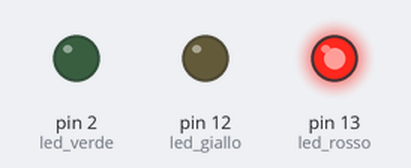
Bench run of a sketch on a simulated Arduino Uno, built with avr-gcc and run on an emulated ATmega328P. Parts: output pins drawn as LEDs (lit = HIGH).

Above: at 0.5 s.
At 2.5 s:
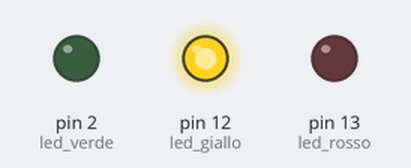
At 4.5 s:
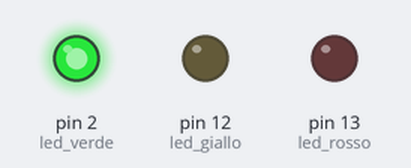
At 5.5 s:
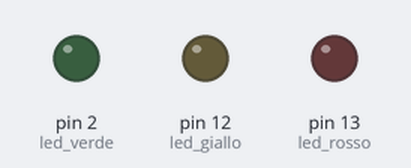
Timing chart, 0 to 7.8 s (numbered marks = the images above):
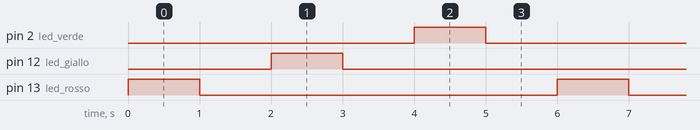

Measured:
- by itself, pin 2 (led_verde), pin 12 (led_giallo), pin 13 (led_rosso): alternates HIGH for 1.0 s and LOW for 5.0 s
- by itself, everything shown: repeats every 6.0 s, in 6 steps

The sketch:

circuito_semaforo.ino
```cpp
int led_rosso = 13;
int led_giallo = 12;
int led_verde = 2;

void setup()
{
  pinMode(led_rosso, OUTPUT);
  pinMode(led_giallo, OUTPUT);
  pinMode(led_verde, OUTPUT);
}

void loop()
{
  //Rosso
  digitalWrite(led_rosso, HIGH);
  delay(1000);
  digitalWrite(led_rosso, LOW);
  delay(1000);

  //Giallo
  digitalWrite(led_giallo, HIGH);
  delay(1000);
  digitalWrite(led_giallo, LOW);
  delay(1000);

  //Verde
  digitalWrite(led_verde, HIGH);
  delay(1000);
  digitalWrite(led_verde, LOW);
  delay(1000);
}
```
